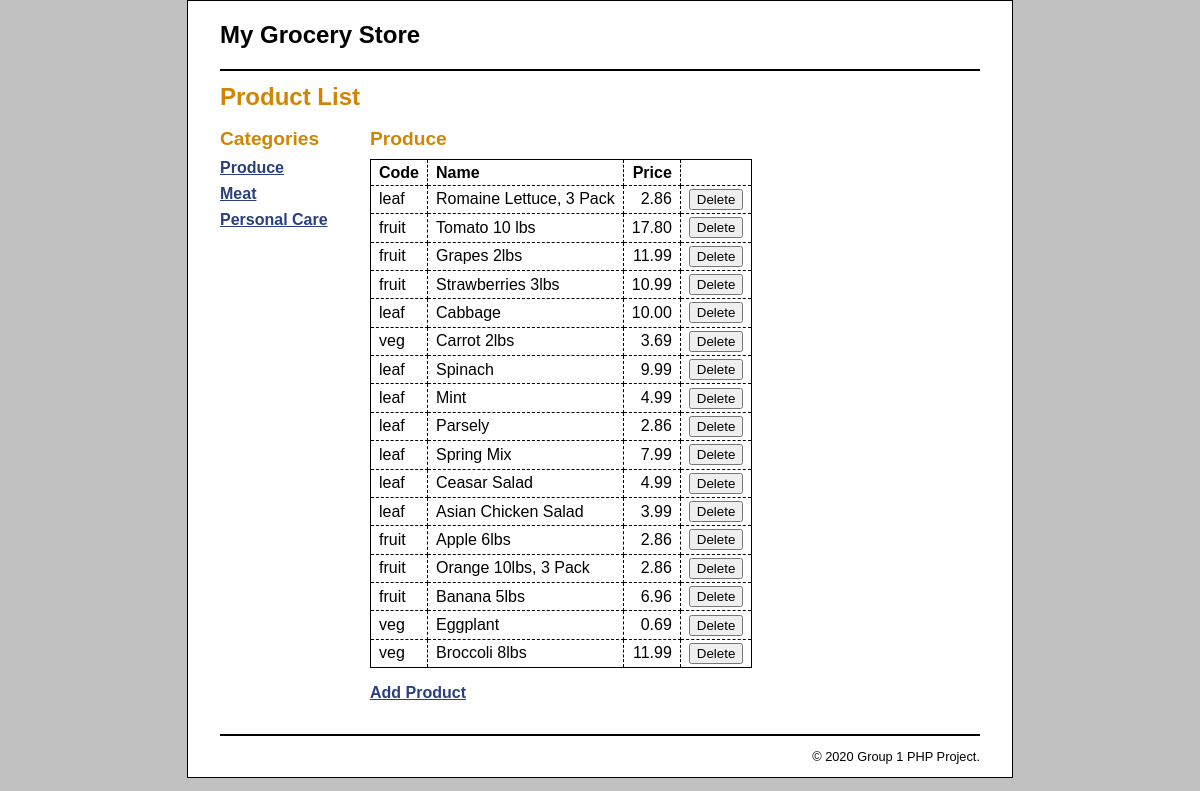
The app's page /product_manager/index.php with its own data.
### tables this page shows
CREATE TABLE categories (
  categoryID       INT(11)        NOT NULL   AUTO_INCREMENT,
  categoryName     VARCHAR(255)   NOT NULL,
  PRIMARY KEY (categoryID)
);

CREATE TABLE products (
  productID        INT(11)        NOT NULL   AUTO_INCREMENT,
  categoryID       INT(11)        NOT NULL,
  productCode      VARCHAR(10)    NOT NULL,
  productName      VARCHAR(255)   NOT NULL,
  listPrice        DECIMAL(10,2)  NOT NULL,
  PRIMARY KEY (productID)
);

### model/category_db.php (called while the page is built, shortened)
<?php
function get_categories() {
    global $db;
    $query = 'SELECT * FROM categories
              ORDER BY categoryID';
    $statement = $db->prepare($query);
    $statement->execute();
    $categories = $statement->fetchAll();
    return $categories;
}
function get_category_name($category_id) {
    global $db;
    $query = 'SELECT * FROM categories
              WHERE categoryID = :category_id';
    $statement = $db->prepare($query);
    $statement->bindValue(':category_id', $category_id);
    $statement->execute();
    $category = $statement->fetch();
    $category_name = $category['categoryName'];
    return $category_name;
}
?>

### model/product_db.php (called while the page is built, shortened)
<?php
function get_products_by_category($category_id) {
    global $db;
    $query = 'SELECT * FROM products
              WHERE products.categoryID = :category_id
              ORDER BY productID';
    $statement = $db->prepare($query);
    $statement->bindValue(":category_id", $category_id);
    $statement->execute();
    $products = $statement->fetchAll();
    return $products;
}
?>

### product_manager/product_list.php (the view, shortened to what this page needs)
<?php include '../view/header.php'; ?>
<main>
    <h1>Product List</h1>
    <aside>
        <h2>Categories</h2>
        <nav>
        <ul>
        <?php foreach ($categories as $category) : ?>
            <li>
            <a href="?category_id=<?php echo $category['categoryID']; ?>">
                <?php echo $category['categoryName']; ?>
            </a>
            </li>
        <?php endforeach; ?>
        </ul>
        </nav>
    </aside>
    <section>
        <h2><?php echo $category_name; ?></h2>
        <table>
            <tr>
                <th>Code</th>
                <th>Name</th>
                <th class="right">Price</th>
                <th>&nbsp;</th>
            </tr>
            <?php foreach ($products as $product) : ?>
            <tr>
                <td><?php echo $product['productCode']; ?></td>
                <td><?php echo $product['productName']; ?></td>
                <td class="right"><?php echo $product['listPrice']; ?></td>
                <td><form action="." method="post">
                    <input type="submit" value="Delete">
                </form></td>
            </tr>
            <?php endforeach; ?>
        </table>
        <p class="last_paragraph">
            <a href="?action=show_add_form">Add Product</a>
        </p>
    </section>
</main>
<?php include '../view/footer.php'; ?>

### main.css (style rules this page uses)
html { background-color: rgb(192, 192, 192); }
body { font-family: Arial, Helvetica, sans-serif; width: 760px; margin: 0 auto; padding: 0 2em; background-color: white; border: 1px solid black; }
aside { float: left; width: 150px; }
section { float: left; width: 500px; }
h1 { font-size: 150%; margin: .5em 0; }
h2 { font-size: 120%; margin: .25em 0 .5em; }
h1, h2 { color: rgb(208, 133, 4); }
ul { list-style-type: none; margin: 0; padding-left: 0; padding-bottom: 1em; }
li { padding-bottom: 0.5em; }
a { color: rgb(41, 64, 124); font-weight: bold; }
table { border: 1px solid black; border-collapse: collapse; margin-bottom: 1em; }
td, th { border: 1px dashed black; padding: .2em .5em .2em .5em; text-align: left; }
.right { text-align: right; }
.last_paragraph { margin-bottom: 2em; }

### records on screen
categories: categoryName "Produce"
categories: categoryName "Meat"
categories: categoryName "Personal Care"
products: productCode "leaf", productName "Romaine Lettuce, 3 Pack", listPrice "2.86"
products: productCode "fruit", productName "Tomato 10 lbs", listPrice "17.80"
products: productCode "fruit", productName "Grapes 2lbs", listPrice "11.99"
products: productCode "fruit", productName "Strawberries 3lbs", listPrice "10.99"
products: productCode "leaf", productName "Cabbage", listPrice "10.00"
products: productCode "veg", productName "Carrot 2lbs", listPrice "3.69"
products: productCode "leaf", productName "Spinach", listPrice "9.99"
products: productCode "leaf", productName "Mint", listPrice "4.99"
products: productCode "leaf", productName "Parsely", listPrice "2.86"
products: productCode "leaf", productName "Spring Mix", listPrice "7.99"
products: productCode "leaf", productName "Ceasar Salad", listPrice "4.99"
products: productCode "leaf", productName "Asian Chicken Salad", listPrice "3.99"
products: productCode "fruit", productName "Apple 6lbs", listPrice "2.86"
products: productCode "fruit", productName "Orange 10lbs, 3 Pack", listPrice "2.86"
products: productCode "fruit", productName "Banana 5lbs", listPrice "6.96"
products: productCode "veg", productName "Eggplant", listPrice "0.69"
products: productCode "veg", productName "Broccoli 8lbs", listPrice "11.99"
